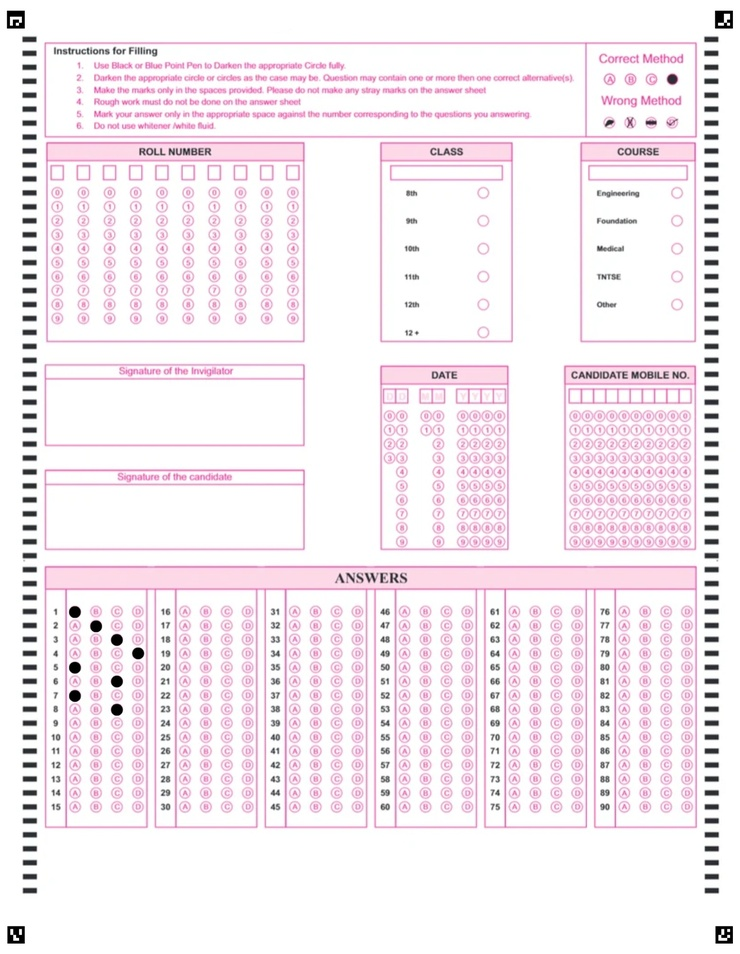
#> input picture output/detect_omr/warped_omr.jpg, 740 x 954 px, shrunk from 1558 x 2008 before the run
$ python detect_answers.py
#> lines starting #> are read from the running program, lines starting #| are printed output that depends on the picture; after the words box and inside, x2 and y2 are one past the last pixel; in counts of white or black regions, pixels touching at a corner belong together
import cv2
import numpy as np
import json

# === Load OMR Image ===
image_path = "output/detect_omr/warped_omr.jpg"
image = cv2.imread(image_path)
#> image is the input picture: shape (954, 740, 3); mean B, G, R 242.3, 236.7, 245.7
gray = cv2.cvtColor(image, cv2.COLOR_BGR2GRAY)
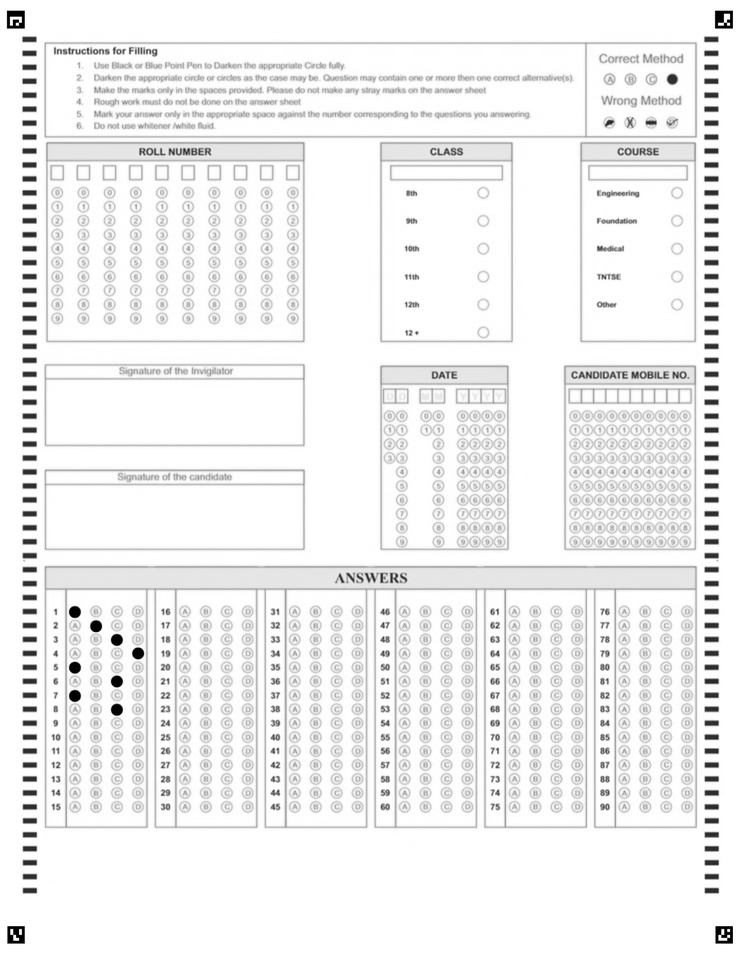
#> gray: shape (954, 740); min 0, max 255, mean 240

# === Preprocessing ===
blurred = cv2.GaussianBlur(gray, (5, 5), 0)
_, thresh = cv2.threshold(blurred, 0, 255, cv2.THRESH_BINARY_INV + cv2.THRESH_OTSU)
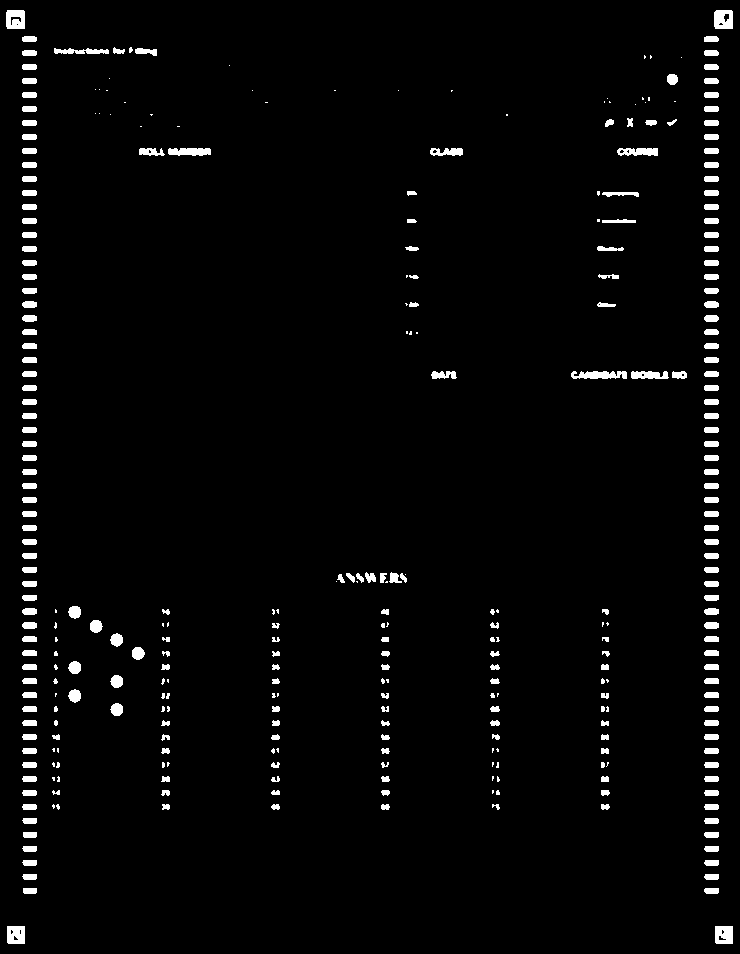
#> thresh: shape (954, 740); 2.8% white; 325 white regions (94 under 20 px), largest, box (x1, y1, x2, y2) and area: (571, 371, 627, 379) 351, (6, 10, 25, 29) 324, (714, 10, 733, 29) 321

# === Load Bubble Coordinates ===
with open("assets/omr_coordinates.json", "r") as f:
#> (reads assets/omr_coordinates.json from the repository)
    coords = json.load(f)

# === Answer Detection ===
answers = {}

# Draw copy for debugging
debug_image = image.copy()

def get_mean_intensity(x, y, r, binary_img):
    mask = np.zeros_like(binary_img, dtype=np.uint8)
    cv2.circle(mask, (x, y), r, 255, -1)
    masked = cv2.bitwise_and(binary_img, binary_img, mask=mask)
    mean_val = cv2.mean(masked, mask=mask)[0]
    return mean_val

for q_key, bubbles in coords["questions"].items():
    intensities = []
    for i, bubble in enumerate(bubbles):
        x, y, r = bubble["x"], bubble["y"], bubble["r"]
        mean_val = get_mean_intensity(x, y, r, thresh)
        intensities.append((i, mean_val))

        # Draw circle for debugging
        cv2.circle(debug_image, (x, y), r, (0, 255, 0), 2)
        cv2.putText(debug_image, chr(ord("A") + i), (x - 10, y + 5),
                    cv2.FONT_HERSHEY_SIMPLEX, 0.5, (255, 0, 255), 1)

    # Choose lowest mean (darkest)
    marked_index = min(intensities, key=lambda x: x[1])[0]
    answers[q_key] = chr(ord("A") + marked_index)

    # Highlight selected answer
    selected = bubbles[marked_index]
    cv2.circle(debug_image, (selected["x"], selected["y"]), selected["r"], (0, 0, 255), 2)
#> this loop made 4 passes
#> selected on passes 1 to 4: {'x': 160, 'y': 1287, 'r': 8}, {'x': 160, 'y': 1316, 'r': 8}, {'x': 157, 'y': 1343, 'r': 8}, {'x': 160, 'y': 1373, 'r': 8}
#> after the loop, answers = {'question_1': 'A', 'question_2': 'A', 'question_3': 'A', 'question_4': 'A'}

# === Output ===
print("✅ Detected Answers:")
print(json.dumps(answers, indent=2))
#| {
#|   "question_1": "A",
#|   "question_2": "A",
#|   "question_3": "A",
#|   "question_4": "A"
#| }

# === Save Debug Images ===
cv2.imwrite("output_debug_omr.jpg", debug_image)
cv2.imwrite("step1_gray.jpg", gray)
cv2.imwrite("step2_thresh.jpg", thresh)
